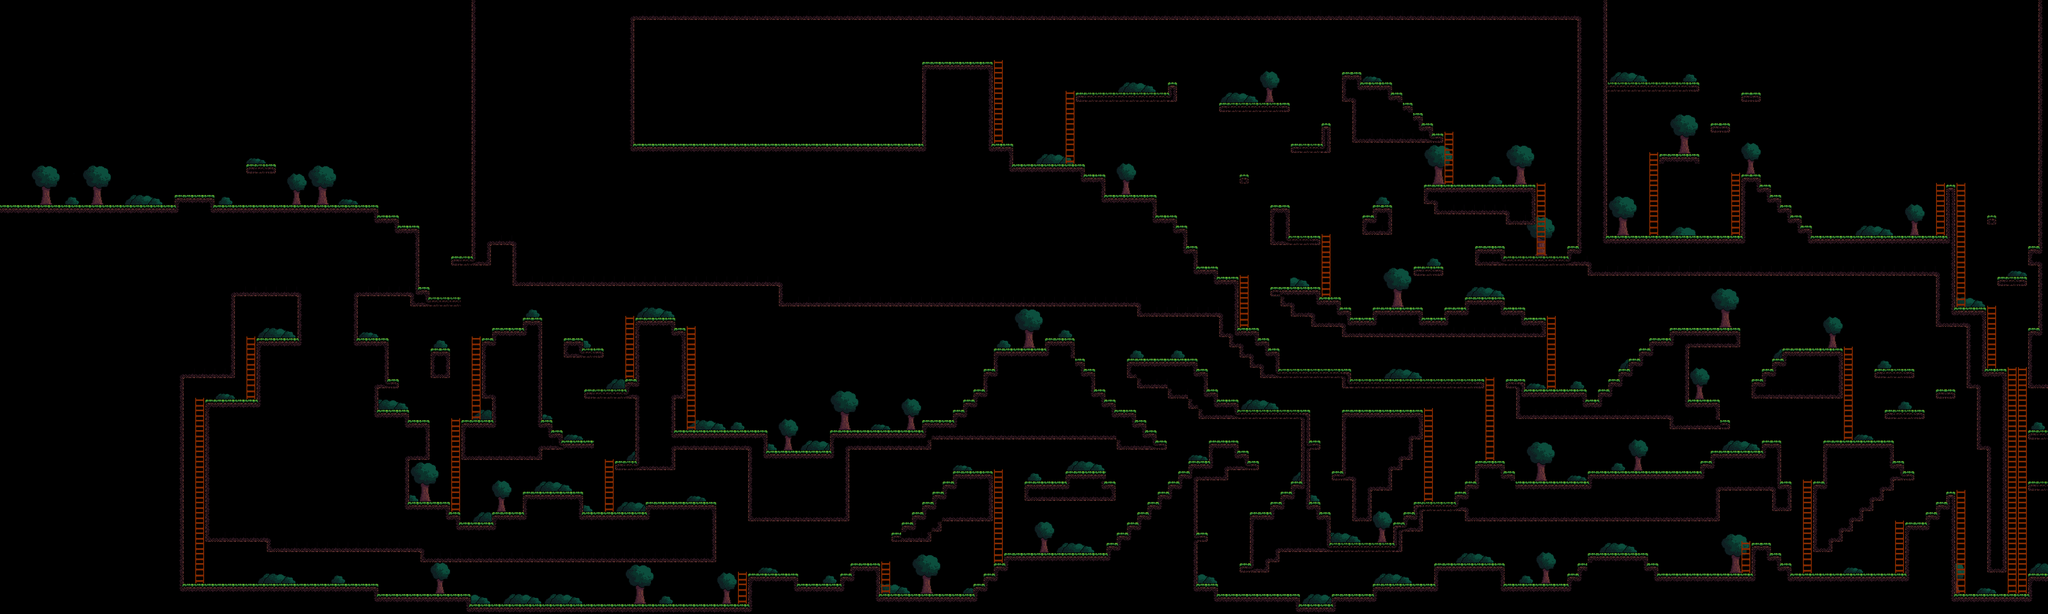

A level layout from a 2D game, rendered from its tile map. Below: a short description, then the map file with tile-grid data replaced by summaries:
An orthogonal 200x60 tile map with 32x32 px tiles, 3 tile layers (calque_background, calque_plateformes, calque_echelles) and 38 objects (boss1Zone).

<map version="1.10" tiledversion="1.11.2" orientation="orthogonal" renderorder="right-down" width="200" height="60" tilewidth="32" tileheight="32" infinite="0" nextlayerid="12" nextobjectid="68">
 <editorsettings>
  <export target="map.json" format="json" />
 </editorsettings>
 <tileset firstgid="1" name="tuiles_de_jeu" tilewidth="32" tileheight="32" tilecount="256" columns="16">
  <image source="tuilesJeu.png" width="512" height="512" />
  <tile id="0">
   <properties>
    <property name="estSolide" type="bool" value="true" />
   </properties>
  </tile>
  <tile id="1">
   <properties>
    <property name="estSolide" type="bool" value="true" />
   </properties>
  </tile>
  <tile id="2">
   <properties>
    <property name="estSolide" type="bool" value="true" />
   </properties>
  </tile>
  <tile id="3">
   <properties>
    <property name="estSolide" type="bool" value="true" />
   </properties>
  </tile>
  <tile id="4">
   <properties>
    <property name="estSolide" type="bool" value="true" />
   </properties>
  </tile>
  <tile id="5">
   <properties>
    <property name="estSolide" type="bool" value="true" />
   </properties>
  </tile>
  <tile id="6">
   <properties>
    <property name="estSolide" type="bool" value="true" />
   </properties>
  </tile>
  <tile id="7">
   <properties>
    <property name="estSolide" type="bool" value="true" />
   </properties>
  </tile>
  <tile id="10">
   <properties>
    <property name="estEchelle" type="bool" value="true" />
   </properties>
  </tile>
  <tile id="16">
   <properties>
    <property name="estSolide" type="bool" value="true" />
   </properties>
  </tile>
  <tile id="17">
   <properties>
    <property name="estSolide" type="bool" value="true" />
   </properties>
  </tile>
  <tile id="18">
   <properties>
    <property name="estSolide" type="bool" value="true" />
   </properties>
  </tile>
  <tile id="19">
   <properties>
    <property name="estSolide" type="bool" value="true" />
   </properties>
  </tile>
  <tile id="20">
   <properties>
    <property name="estSolide" type="bool" value="true" />
   </properties>
  </tile>
  <tile id="21">
   <properties>
    <property name="estSolide" type="bool" value="true" />
   </properties>
  </tile>
  <tile id="22">
   <properties>
    <property name="estSolide" type="bool" value="true" />
   </properties>
  </tile>
  <tile id="23">
   <properties>
    <property name="estSolide" type="bool" value="true" />
   </properties>
  </tile>
  <tile id="26">
   <properties>
    <property name="estEchelle" type="bool" value="true" />
   </properties>
  </tile>
  <tile id="32">
   <properties>
    <property name="estSolide" type="bool" value="true" />
   </properties>
  </tile>
  <tile id="33">
   <properties>
    <property name="estSolide" type="bool" value="true" />
   </properties>
  </tile>
  <tile id="34">
   <properties>
    <property name="estSolide" type="bool" value="true" />
   </properties>
  </tile>
  <tile id="35">
   <properties>
    <property name="estSolide" type="bool" value="true" />
   </properties>
  </tile>
  <tile id="36">
   <properties>
    <property name="estSolide" type="bool" value="true" />
   </properties>
  </tile>
  <tile id="37">
   <properties>
    <property name="estSolide" type="bool" value="true" />
   </properties>
  </tile>
  <tile id="38">
   <properties>
    <property name="estSolide" type="bool" value="true" />
   </properties>
  </tile>
  <tile id="39">
   <properties>
    <property name="estSolide" type="bool" value="false" />
   </properties>
  </tile>
  <tile id="42">
   <properties>
    <property name="estEchelle" type="bool" value="true" />
   </properties>
  </tile>
  <tile id="48">
   <properties>
    <property name="estSolide" type="bool" value="true" />
   </properties>
  </tile>
  <tile id="49">
   <properties>
    <property name="estSolide" type="bool" value="true" />
   </properties>
  </tile>
  <tile id="50">
   <properties>
    <property name="estSolide" type="bool" value="true" />
   </properties>
  </tile>
  <tile id="51">
   <properties>
    <property name="estSolide" type="bool" value="true" />
   </properties>
  </tile>
  <tile id="52">
   <properties>
    <property name="estSolide" type="bool" value="true" />
   </properties>
  </tile>
  <tile id="53">
   <properties>
    <property name="estSolide" type="bool" value="true" />
   </properties>
  </tile>
  <tile id="54">
   <properties>
    <property name="estSolide" type="bool" value="true" />
   </properties>
  </tile>
  <tile id="55">
   <properties>
    <property name="estSolide" type="bool" value="true" />
   </properties>
  </tile>
  <tile id="64">
   <properties>
    <property name="estSolide" type="bool" value="true" />
   </properties>
  </tile>
  <tile id="65">
   <properties>
    <property name="estSolide" type="bool" value="true" />
   </properties>
  </tile>
  <tile id="66">
   <properties>
    <property name="estSolide" type="bool" value="true" />
   </properties>
  </tile>
  <tile id="67">
   <properties>
    <property name="estSolide" type="bool" value="true" />
   </properties>
  </tile>
  <tile id="68">
   <properties>
    <property name="estSolide" type="bool" value="true" />
   </properties>
  </tile>
  <tile id="69">
   <properties>
    <property name="estSolide" type="bool" value="true" />
   </properties>
  </tile>
  <tile id="70">
   <properties>
    <property name="estSolide" type="bool" value="true" />
   </properties>
  </tile>
  <tile id="71">
   <properties>
    <property name="estSolide" type="bool" value="true" />
   </properties>
  </tile>
  <tile id="80">
   <properties>
    <property name="estSolide" type="bool" value="true" />
   </properties>
  </tile>
  <tile id="81">
   <properties>
    <property name="estSolide" type="bool" value="true" />
   </properties>
  </tile>
  <tile id="82">
   <properties>
    <property name="estSolide" type="bool" value="true" />
   </properties>
  </tile>
  <tile id="83">
   <properties>
    <property name="estSolide" type="bool" value="true" />
   </properties>
  </tile>
  <tile id="84">
   <properties>
    <property name="estSolide" type="bool" value="true" />
   </properties>
  </tile>
  <tile id="85">
   <properties>
    <property name="estSolide" type="bool" value="true" />
   </properties>
  </tile>
  <tile id="86">
   <properties>
    <property name="estSolide" type="bool" value="true" />
   </properties>
  </tile>
  <tile id="87">
   <properties>
    <property name="estSolide" type="bool" value="true" />
   </properties>
  </tile>
 </tileset>
 <layer id="1" name="calque_background" width="200" height="60">
  <data>[12000 cells, 614 non-empty, 39 distinct tile ids]</data>
 </layer>
 <layer id="3" name="calque_plateformes" width="200" height="60">
  <data>[12000 cells, 5434 non-empty, 56 distinct tile ids]</data>
 </layer>
 <layer id="5" name="calque_echelles" width="200" height="60">
  <data>[12000 cells, 288 non-empty, 4 distinct tile ids]</data>
 </layer>
 <objectgroup id="10" name="zones">
  <object id="56" name="boss1Zone" x="1984" y="62.6667" width="862.667" height="385">
   <properties>
    <property name="bossname" value="MINOTAURE" />
   </properties>
  </object>
 </objectgroup>
 <objectgroup color="#005500" id="8" name="ronce" visible="0">
  <object id="22" x="2964" y="1856">
   <properties>
    <property name="type" value="ronce" />
   </properties>
   <point />
  </object>
  <object id="23" x="2894.67" y="1570.67">
   <properties>
    <property name="type" value="ronce" />
   </properties>
   <point />
  </object>
  <object id="26" x="2170.67" y="1885.33">
   <properties>
    <property name="type " value="ronce" />
   </properties>
   <point />
  </object>
  </objectgroup>
 <objectgroup color="#ffff00" id="7" name="collectibles">
  <!-- 20 objects omitted --></objectgroup>
 <objectgroup color="#aa0000" id="6" name="ennemis">
  <!-- 17 objects omitted --></objectgroup>
</map>
<!-- 34 of 38 objects omitted -->
